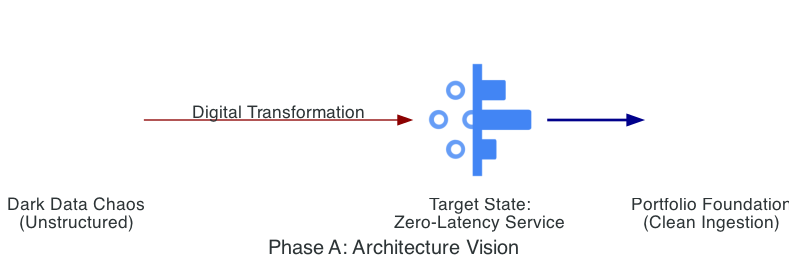

Generate this figure with Python:
from diagrams import Diagram, Edge
from diagrams.generic.blank import Blank
from diagrams.gcp.analytics import Dataprep

graph_attr = {"pad": "0.1", "nodesep": "0.8", "ranksep": "1.0", "bgcolor": "transparent"}

with Diagram("Phase A: Architecture Vision", show=False, filename="doc_arch_vision", direction="LR", graph_attr=graph_attr):
    chaos = Blank("Dark Data Chaos\n(Unstructured)")
    vision = Dataprep("Target State:\nZero-Latency Service")
    portfolio = Blank("Portfolio Foundation\n(Clean Ingestion)")

    chaos >> Edge(label="Digital Transformation", color="darkred") >> vision >> Edge(color="darkblue", style="bold") >> portfolio
